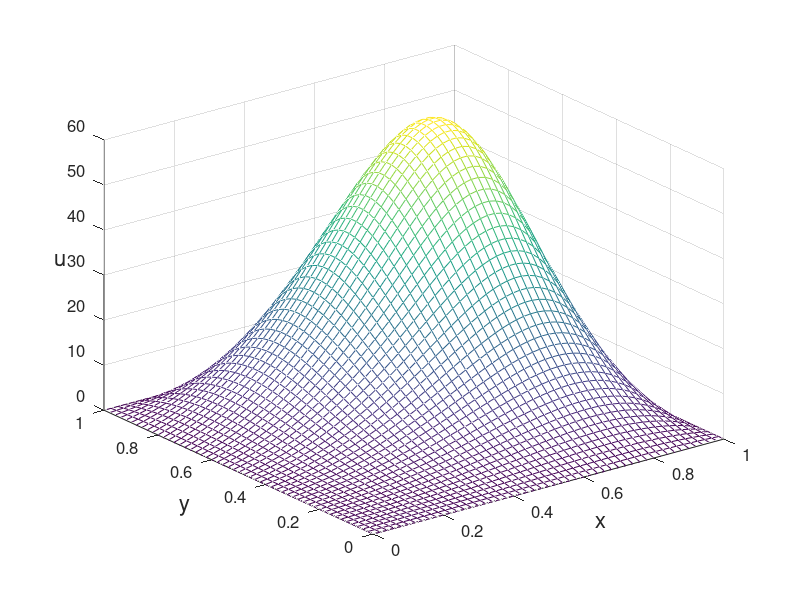

The MATLAB script that drew this image:
% fdm2d1.m
% finite difference method for 2D problem
% -d^2u/dx^2-d^2u/dy^2=f(x,y)
% f(x,y)=-2*pi^2*exp(pi*(x+y))*(sin(pi*x)*cos(pi*y)+cos(pi*x)*sin(pi*y))
% exact solution: ue=exp(pi*x+pi*y)*sin(pi*x)*sin(pi*y)
clear all;  clf
% generate coordinates on the grid
h=0.02;
x=[0:h:1]';
y=[0:h:1]';
N=length(x)-1;
M=length(y)-1;
[X,Y]=meshgrid(x,y);
X=X(2:M,2:N);
Y=Y(2:M,2:N);
% generate the matrix of RHS
f=-2*pi^2*exp(pi*X+pi*Y).*(sin(pi*X).*cos(pi*Y)+cos(pi*X).*sin(pi*Y));
% constructing the coefficient matrix
C=4/h^2*eye(N-1)-1/h^2*diag(ones(N-2,1),1)-1/h^2*diag(ones(N-2,1),-1);
D=-1/h^2*eye(N-1);
A=kron(eye(M-1),C)+kron(diag(ones(M-2,1),1)+diag(ones(M-2,1),-1),D);
% solving the linear system
f=f';
u=zeros(M+1,N+1);
u(2:M,2:N)=reshape(A\f(:),N-1,M-1)';
u(:,1)=0;
u(:,end)=0;
ue=zeros(M+1,N+1);
ue(2:M,2:N)=exp(pi*X+pi*Y).*sin(pi*X).*sin(pi*Y);
% compute maximum error
Error=max(max(abs(u-ue)))
mesh(x,y,u)
%title('Finite Difference Method','fontsize',14)
set(gca,'fontsize',12)
xlabel('x','fontsize', 16)
ylabel('y','fontsize',16)
zlabel('u','fontsize',16,'Rotation',0)

% print -dpng -r600  fdm2d1.png
